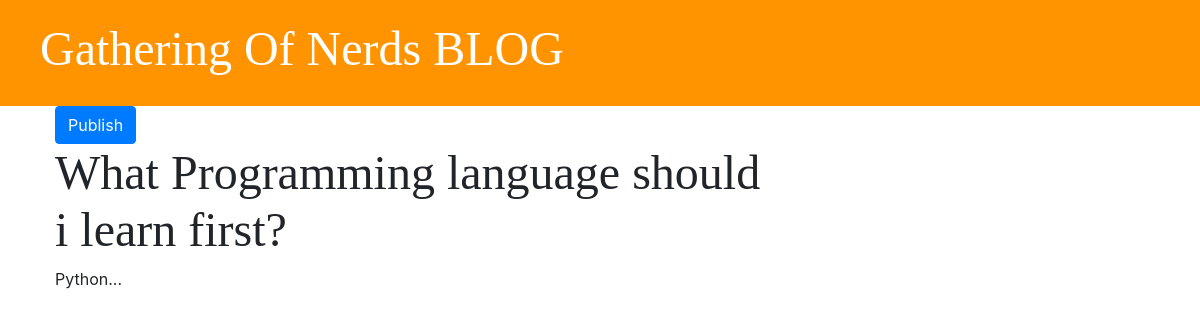
Before: /post/3/ with the older database file.
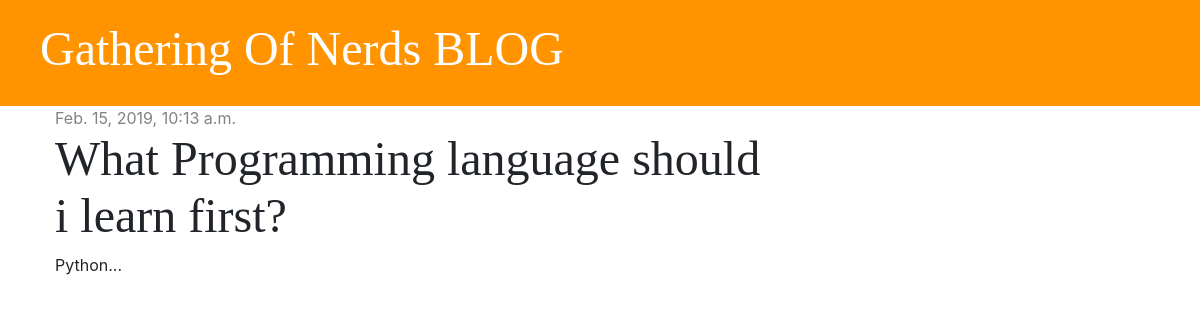
After: the same page with the newer database file.
### blog/models.py (models this page shows, shortened)
class Post(models.Model):
    author = models.ForeignKey('auth.User', on_delete=models.CASCADE)
    title = models.CharField(max_length=200)
    text = models.TextField()
    created_date = models.DateTimeField(default=timezone.now)
    published_date = models.DateTimeField(blank=True, null=True)

### blog/views.py (the view)
# urls.py: path('post/<int:pk>/', views.post_detail, name='post_detail'),
def post_detail(request, pk):
    post = get_object_or_404(Post, pk=pk)
    stuff_for_frontend = {'post': post}
    return render(request, 'blog/post_detail.html', stuff_for_frontend)

### blog/templates/blog/post_detail.html (shortened to what this page needs)
{% extends 'blog/base.html' %}
{% block content %}
    <div class="post">
        {% if post.published_date %}
            <div class="date">
                {{ post.published_date }}
            </div>
            {% else %}
            <a href="{% url 'post_publish' pk=post.pk %} " class="btn btn-primary">Publish</a>
        {% endif %}
        <h1>{{ post.title }}</h1>
        <p>{{ post.text|linebreaksbr }}</p>
    </div>
{% endblock %}

Changed rows visible on the page:
changed Post "What Programming language should i learn first?": published_date (not shown) → "Feb. 15, 2019, 10:13 a.m."
Other visible differences:
text no longer shown: "Publish"
